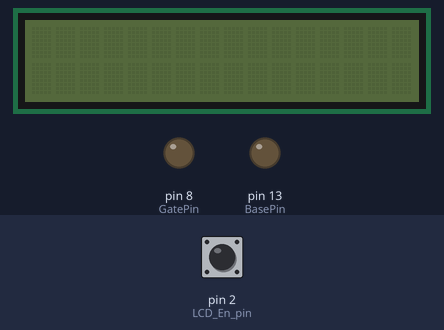
The sketch below on a simulated Arduino Uno, built with avr-gcc and run on an emulated ATmega328P. On the bench: 16×2 character LCD, output pins drawn as LEDs (lit = HIGH). The inputs (shaded band) are chosen by the test bench; at power-on: pin 2 (LCD_En_pin) HIGH. The local clock reads 2024-03-15 10:24:30 at power-on unless the sketch sets it; EEPROM starts erased; what the sketch prints to the serial monitor is not drawn.

Above: at 1.2 s.
1.3 s: pin 2 (LCD_En_pin) driven LOW
At 2.1 s:
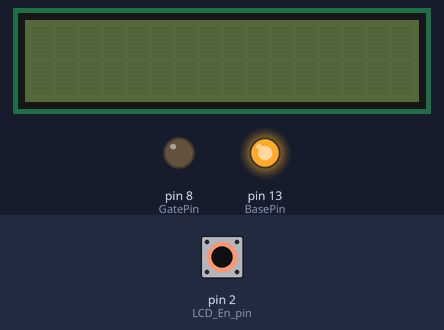
At 2.7 s:
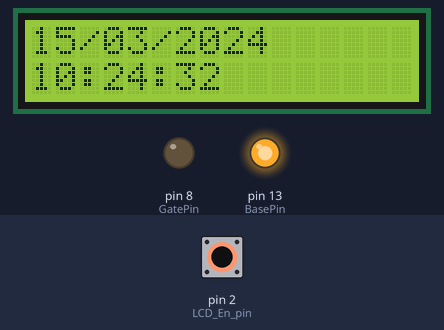
6.9 s: pin 2 (LCD_En_pin) pulsed HIGH 5 times (0.12 s each, 0.3 s apart)
At 8.2 s:
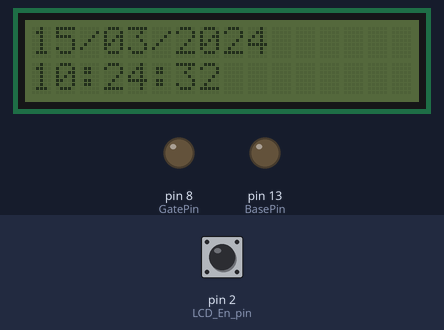
Timing chart, 0 to 9.9 s (numbered marks = the images above; inputs shaded):
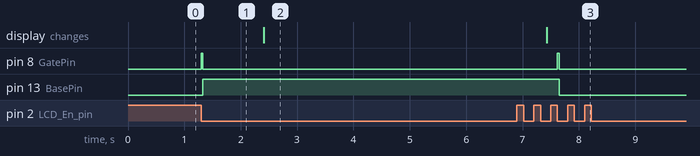

Measured:
- after the input at 1.3 s, pin 8 (GatePin): LOW → HIGH at once, → LOW 0.03 s later; pin 13 (BasePin): LOW → HIGH at once
- after the input at 6.9 s, pin 8 (GatePin): LOW → HIGH after 0.72 s, → LOW 0.03 s later; pin 13 (BasePin): HIGH → LOW after 0.75 s

The sketch:

arugino.ino
```cpp
#include <Wire.h>
#include <LCD.h>
#include <LiquidCrystal_I2C.h>
#include <DS3231.h>
#include <EEPROM.h>
#include "arugino.h"

int BasePin    = 13; // output pin for NPN base
int ButtonPin  = 2;
int GatePin    = 8;
const int PumpOnUs    = 5000; //TODO: replace with SolenoidOnMs, also all places where solenoid is switched on
unsigned long previousMillis; // millis() returns unsigned long
unsigned long currentMillis;
int ButtonFlag = 0;
int toggle = 0;
DS3231 rtc(SDA, SCL);
LiquidCrystal_I2C lcd(LCD_ADDR,LCD_En_pin,LCD_Rw_pin,LCD_Rs_pin,LCD_D4_pin,LCD_D5_pin,LCD_D6_pin,LCD_D7_pin);

// Declare Mem Units stuff:
// EEPROM memory is 1024 bytes.
// Memory basic units are of Time Stamp, 8 bytes each.
// There are 1024/8 = 128 units.
// Memory split to the following allocations:
// 1. Summer watering programmable time stamps - for max of 7 watering slots | Units 0 - 6    (Addr: 0 - 55) //TODO: note that TS=0 should be reserved for not watering + need to check that this memory is initialized to 0
// 2. Winter   watering programmable time stamps - for max of 7 watering slots | Units 7 - 13 (Addr: 56 - 111) //TODO: note that TS=0 should be reserved for not watering + need to check that this memory is initialized to 0
// 3. History of last watering time stamps                                                                   | Units 14 - 125 (Addr: 112 -  10)
// 4. Last watering time stamp                                                                                     | Unit 126 (Addr: 1008 - 1015)
// 5. Current unit (in the history area)                                                                         | Unit 127 (Addr: 1016 - 1023)  // actually needs only 1 byte, but padded to a whole unit
// In order to access the units information easily - we'll hold an array of unit base addresses.
uint8_t CurrMemUnit             = 0;                                                             // There are 128 units (of 8 bytes) in EEPROM (total 1024 bytes), so uint8_t is enough
const int MemUnitLen            = 8;                                                             //  Tstamp - 8B
const int NumMemUnits         = 128; //EEPROM.length()/MemUnitLen;  // Total of 128 mem units
const int SeasonWateringUnitLen = 7;                                  // Max 7 Tstamp a week
const int SummerWateringStartUnit = 0;  //TODO: set summer watering times and use it + set summmer/winter dates
const int WinterWateringStartUnit = SummerWateringStartUnit + SeasonWateringUnitLen;  //TODO: set winter watering times and use it
const int WateringHistStartUnit     = WinterWateringStartUnit + SeasonWateringUnitLen;
const int WateringHistEndUnit     = EEPROM.length()/MemUnitLen-3; // Last 2 Memory units is reserved for Curr unit address & Last irrigation Tstamp
// 2 Special addresses:
const int MemAddr_WatrdTs    = EEPROM.length()-(2*MemUnitLen);  // Address of Last Irrigation's Tstamp
const int MemAddr_CurrUnit   = EEPROM.length()-(1*MemUnitLen);               // Address of Last written memory unit
int MemUnitArr[NumMemUnits];


void setup() {
  Serial.begin(9600);

  pinMode(BasePin, OUTPUT);
  digitalWrite(BasePin, LOW); // default relay state
  pinMode(GatePin, OUTPUT);
  digitalWrite(GatePin, LOW); // disable valve
  attachInterrupt(0, ButtonISR, FALLING); // set button interrupt - external int0
  previousMillis = millis();

  // Set RTC
  // Initialize the rtc object
  rtc.begin();
  // Uncomment for setting RTC time and date
  //rtc.setDOW(SATURDAY);     // Set Day-of-Week to SUNDAY
  //rtc.setTime(22, 22, 0);     // Set the time to 12:00:00 (24hr format)
  //rtc.setDate(8, 22, 2020);   // Set the date to January 1st, 2014
  // Print current RTC time
  PrintTimeRTC();
  Serial.println();

  // initialize current mem address
  //EEPROM.write(MemAddr_CurrUnit, WateringHistStartUnit); // AFTER 1ST TIME SHOULD BE COMMENTED (so that between log checks will not erase log)
  CurrMemUnit = (uint8_t)EEPROM.read(MemAddr_CurrUnit);
  MemUnitInit(MemUnitArr,0,NumMemUnits,MemUnitLen); // initialize MemUnitArr with unit addresses

  // LCD init
  lcd.begin (16,2);
  // Switch on the backlight
  lcd.setBacklightPin(LCD_BACKLIGHT_PIN,POSITIVE);
  lcd.setBacklight(LOW);
  lcd.home (); // go home
}

void loop() {
  if (ButtonFlag == 1) { // if button was pressed - open valve for 5 seconds
    //TODO: temporary - each button press switch relay position
    // Enable/Disable valve - 30us pulse
    digitalWrite(GatePin, HIGH); // valve raise pulse high
    delay(30);
    digitalWrite(GatePin, LOW); // valve drop pulse low
    if (toggle == 0) {
      Serial.println("DEBUG: BUTTON PRESSED at BasePin LOW - turning it HIGH");
      //Opens the valve
      digitalWrite(BasePin, HIGH);
      toggle = 1;
      delay(1000);
      CurrMemUnit = MemWrite(CurrMemUnit);
      log_print();
      }
      else if (toggle == 1) {
        Serial.println("DEBUG: BUTTON PRESSED at BasePin HIGH - turning it LOW");
        //Opens the valve
        digitalWrite(BasePin, LOW);
        toggle = 0;
        delay(1000);
      }
      ButtonFlag = 0; //Clear button flag
    }
}


//---------------//
//   EEPROM   //
//---------------//
// After declaring an array of Mem Units,
// we'll initialize the array with addresses.
void MemUnitInit(int MemUnitArr[], int BaseAddr, int ArrLen, int UnitLen) {
  for (int i=0; i<ArrLen; i++) {
    MemUnitArr[i] = BaseAddr + i*UnitLen;
  }
}

//TODO: re-write no sensor
// MemWrite gets current mem unit.
// It writes the watering time stamp to the current memory unit.
// It then writes current address in special mem address and returns it for next round.
uint8_t MemWrite(uint8_t CurrUnit)
{
  if (CurrUnit > WateringHistEndUnit) // Check that we have enough space to write watering tstamp, otherwise go to beggining of watering history
    CurrUnit = WateringHistStartUnit;

  //  EEPROM.write(MemUnitArr[CurrUnit], Sens);                     // sensor value
  MemWriteTstamp((MemUnitArr[CurrUnit]));                       // time stamp
  //EEPROM.write((MemUnitArr[CurrUnit]+OFF_TANK), TankEmpty);     // water tank empty flag
  //EEPROM.write((MemUnitArr[CurrUnit]+OFF_WATRD), Watrd);        // watered flag
  CurrUnit++;
  EEPROM.write(MemAddr_CurrUnit, CurrUnit);                     // write curr unit in special mem address
  //if (Watrd == 1)
  MemWriteTstamp(MemAddr_WatrdTs);                            // time stamp of watering
  return CurrUnit;
}

void MemWriteTstamp(int addr)
{
  Time t = rtc.getTime();
  uint8_t t_year_byte [2];
  t_year_byte[0] = (t.year & 0xFF);
  t_year_byte[1] = (t.year >> 8);
  EEPROM.write(addr+OFF_DOW,    t.dow);             // DOW
  EEPROM.write(addr+OFF_DATE,   t.date);            // DATE
  EEPROM.write(addr+OFF_MON,    t.mon);             // MON
  EEPROM.write(addr+OFF_YEAR0,  t_year_byte[0]);    // YEAR (B0)
  EEPROM.write(addr+OFF_YEAR1,  t_year_byte[1]);    // YEAR (B1)
  EEPROM.write(addr+OFF_HOUR,   t.hour);            // HOUR
  EEPROM.write(addr+OFF_MIN,    t.min);             // MIN
  EEPROM.write(addr+OFF_SEC,    t.sec);             // SEC
}

Time MemReadTstamp(int addr)
{
  Time t;
  uint8_t t_year_byte [2];
  t_year_byte[0] = (t.year & 0xFF);
  t_year_byte[1] = (t.year >> 8);
  t.dow             = EEPROM.read(addr+OFF_DOW);    // DOW
  t.date            = EEPROM.read(addr+OFF_DATE);   // DATE
  t.mon             = EEPROM.read(addr+OFF_MON);    // MON
  t_year_byte[0]    = EEPROM.read(addr+OFF_YEAR0);  // YEAR (B0)
  t_year_byte[1]    = EEPROM.read(addr+OFF_YEAR1);  // YEAR (B1)
  t.hour            = EEPROM.read(addr+OFF_HOUR);   // HOUR
  t.min             = EEPROM.read(addr+OFF_MIN);    // MIN
  t.sec             = EEPROM.read(addr+OFF_SEC);    // SEC
  t.year            = ((uint16_t)t_year_byte[1] << 8) | t_year_byte[0];
  return t;
}


//------------------//
// Button Interrupt //
//------------------//
// TODO: will this work when arduino in sleep? should modify that interrupt wakes it first?
// Button reads and prints all moisture sensor values and tstamp written in memory.
// It also reads tstamp of last irrigation and prints it to LCD
void ButtonISR()
{
  static unsigned long last_interrupt_time = 0;
  unsigned long interrupt_time = millis();
  // If interrupts come faster than 200ms, assume it's a bounce and ignore
  if (interrupt_time - last_interrupt_time > 200)
  {
    ButtonFlag = 1; // flag button was pressed, for irrigation print & LCD display
  }
  last_interrupt_time = interrupt_time;
}


//------------//
//     RTC    //
//------------//
void PrintTimeRTC()
  {
    // Send Day-of-Week
    Serial.print(rtc.getDOWStr());
    Serial.print(" ");

    // Send date
    Serial.print(rtc.getDateStr());
    Serial.print(" -- ");

    // Send time
    Serial.println(rtc.getTimeStr());
  }

//TODO: re-write no sensor
//------------//
//     LOG    //
//------------//
// log_print function prints to LCD last watering time stamp
// and prints to serial monitor entire watering log
void log_print() //TODO: when called?
{
  int CurrUnit = EEPROM.read(MemAddr_CurrUnit);
  Time CurrTs;
  uint8_t CurrTsYearByte [2];
  char dt[16];
  char tm[16];
  //  uint8_t Watrd;//TODO
  //  uint8_t TankEmpty;//TODO

  ButtonFlag = 0; //TODO: why here?
  // LCD print
  lcd.setCursor ( 0, 0 );
  Time Watrd_ts = MemReadTstamp(MemAddr_WatrdTs);
  char Watrd_dt[16];
  char Watrd_tm[16];
  // LCD - last irrigation time
  lcd.setBacklight(HIGH); // Backlight on
  sprintf(Watrd_dt, "%02d/%02d/%04d", Watrd_ts.date,Watrd_ts.mon,Watrd_ts.year);
  sprintf(Watrd_tm, "%02d:%02d:%02d", Watrd_ts.hour,Watrd_ts.min,Watrd_ts.sec);
  lcd.print(Watrd_dt);
  lcd.setCursor ( 0, 1 );
  lcd.print(Watrd_tm);
  delay(5000);
  lcd.setBacklight(LOW);  // Backlight off


  // Memory log print to serial monitor
  Serial.println("\n\n");
  Serial.println("Watering Log:");
  Serial.println("index\tDate\t\tTime"); //TODO: check indentation
  Serial.println("-----\t-----\t\t----"); //TODO: check indentation
  for (int i=WateringHistStartUnit; i<CurrUnit; i=i+1)
  {
    //    MemReadVal          = EEPROM.read(MemUnitArr[i]+OFF_SENS); //TODO
    CurrTs.dow          = EEPROM.read(MemUnitArr[i]+OFF_DOW);
    CurrTs.date         = EEPROM.read(MemUnitArr[i]+OFF_DATE);
    CurrTs.mon          = EEPROM.read(MemUnitArr[i]+OFF_MON);
    CurrTsYearByte[0]   = EEPROM.read(MemUnitArr[i]+OFF_YEAR0);
    CurrTsYearByte[1]   = EEPROM.read(MemUnitArr[i]+OFF_YEAR1);
    CurrTs.year         = ((uint16_t)CurrTsYearByte[1] << 8) | CurrTsYearByte[0];
    CurrTs.hour         = EEPROM.read(MemUnitArr[i]+OFF_HOUR);
    CurrTs.min          = EEPROM.read(MemUnitArr[i]+OFF_MIN);
    CurrTs.sec          = EEPROM.read(MemUnitArr[i]+OFF_SEC);
    //    TankEmpty           = EEPROM.read(MemUnitArr[i]+OFF_TANK); //TODO
    //Watrd               = EEPROM.read(MemUnitArr[i]+OFF_WATRD); //TODO
    sprintf(dt, "%02d/%02d/%04d", CurrTs.date,CurrTs.mon,CurrTs.year);
    sprintf(tm, "%02d:%02d:%02d", CurrTs.hour,CurrTs.min,CurrTs.sec);
    Serial.print(i-WateringHistStartUnit);
    Serial.print("\t");
    //    Serial.print(MemReadVal); //TODO
    //Serial.print("\t");
    Serial.print(dt);
    Serial.print("\t");
    Serial.print(tm);
    Serial.print("  ");
    //    (TankEmpty==1) ? Serial.print("True") : Serial.print("False"); //TODO
    //Serial.print("\t    ");
    //(Watrd==1) ? Serial.print("True") : Serial.print("False"); //TODO
    Serial.println();
  }
  Serial.println("\n\n");
}
```

arugino.h
```cpp
// TIME defines
#define TIME_HEADER  "T"   // Header tag for serial time sync message
#define TIME_REQUEST  7    // ASCII bell character requests a time sync message

// LCD defines
#define  LCD_ADDR            0x3F
#define  LCD_BACKLIGHT_PIN   3
#define  LCD_En_pin          2
#define  LCD_Rw_pin          1
#define  LCD_Rs_pin          0
#define  LCD_D4_pin          4
#define  LCD_D5_pin          5
#define  LCD_D6_pin          6
#define  LCD_D7_pin          7

// Memory unit - offset defines
#define OFF_DOW   0
#define OFF_DATE  1
#define OFF_MON   2
#define OFF_YEAR0 3
#define OFF_YEAR1 4
#define OFF_HOUR  5
#define OFF_MIN   6
#define OFF_SEC   7
```
